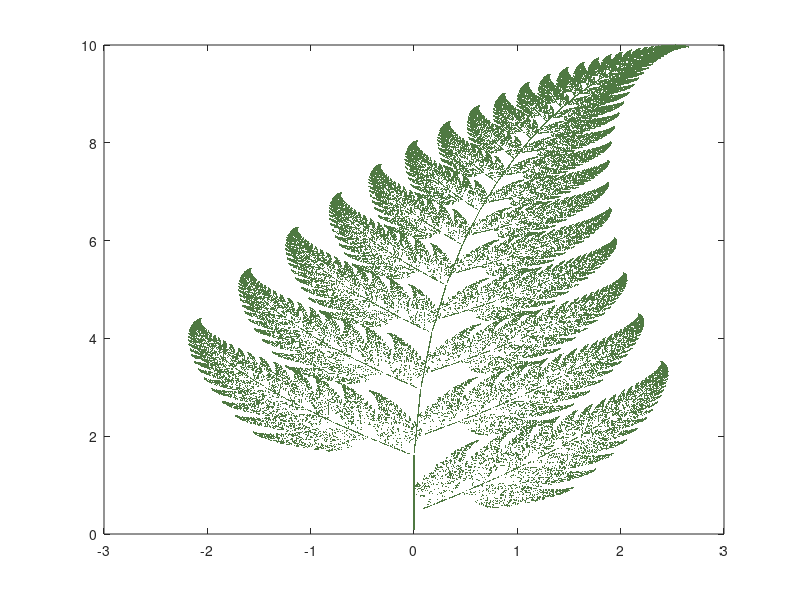

The MATLAB source for this figure:
AI = [0  0 ; 0 0.16];
AII = [ 0.85  0.04 ; -0.04 0.85 ] ;
AIII = [ 0.2  -0.26 ; 0.23 0.22 ] ;
AIV = [-0.15  0.28 ; 0.26 0.24 ];


BI = [ 0 ; 0];
BII = [ 0 ; 1.6];
BIII = [ 0 ; 1.6];
BIV = [0 ; 0.44];

N = 100000;

H = zeros(N,2);

x = 0;
y = 0;
T = [x;y];


for i=2 : N

    p = rand;

    if p < 0.01
        %disp('Scheme 1')
        S1 = AI*T + BI;
        x = S1(1);
        y = S1(2);
    elseif p < 0.85
        %disp('Scheme 2')
        S2 = AII*T + BII;
        x = S2(1);
        y = S2(2);
    elseif p < 0.93
        %disp('Scheme 3')
        S3 = AIII*T + BII;
        x = S3(1);
        y = S3(2);
    else
        %disp('Scheme 4')
        S4 = AIV*T + BIV;
        x = S4(1);
        y = S4(2);
    end
    %%Update T
    T = [x;y];
    H(i,1) = x;
    H(i,2) = y;
end

X = H(:,1);
Y = H(:,2);
plot(X,Y,'.', 'Color', [79, 121, 66]/256, 'markersize', 0.1)
